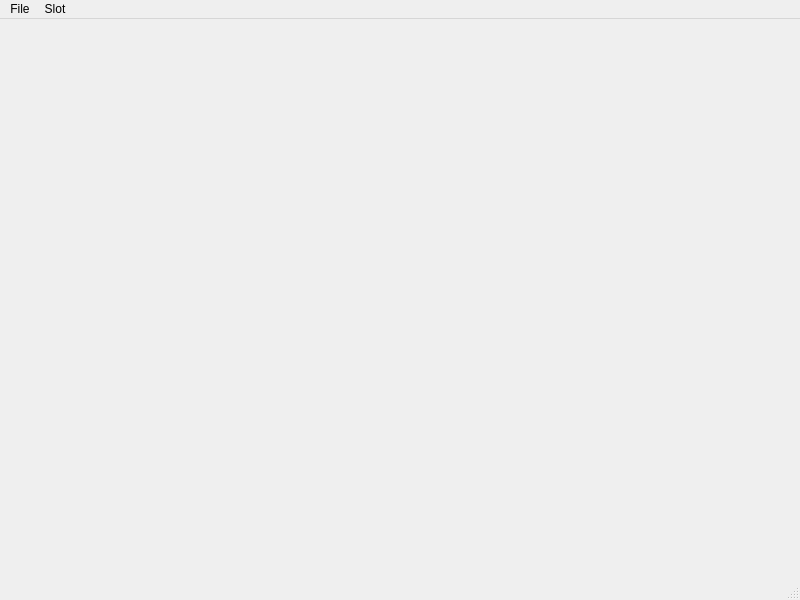
<?xml version="1.0" encoding="UTF-8"?>
<ui version="4.0">
 <class>MHWISaveEditor</class>
 <widget class="QMainWindow" name="MHWISaveEditor">
  <property name="geometry">
   <rect>
    <x>0</x>
    <y>0</y>
    <width>800</width>
    <height>600</height>
   </rect>
  </property>
  <property name="windowTitle">
   <string>MHWISaveEditor</string>
  </property>
  <widget class="QWidget" name="centralwidget"/>
  <widget class="QMenuBar" name="menubar">
   <property name="geometry">
    <rect>
     <x>0</x>
     <y>0</y>
     <width>800</width>
     <height>22</height>
    </rect>
   </property>
   <widget class="QMenu" name="menuFile">
    <property name="title">
     <string>File</string>
    </property>
    <addaction name="actionOpen"/>
    <addaction name="actionSave"/>
    <addaction name="separator"/>
    <addaction name="actionOpenGameLocation"/>
    <addaction name="actionOpenSaveLocation"/>
    <addaction name="separator"/>
    <addaction name="actionRestore"/>
    <addaction name="actionBackup"/>
    <addaction name="separator"/>
    <addaction name="actionExit"/>
   </widget>
   <widget class="QMenu" name="menuSlot">
    <property name="title">
     <string>Slot</string>
    </property>
    <addaction name="separator"/>
   </widget>
   <addaction name="menuFile"/>
   <addaction name="menuSlot"/>
  </widget>
  <widget class="QStatusBar" name="statusbar"/>
  <action name="actionOpen">
   <property name="text">
    <string>Open</string>
   </property>
   <property name="shortcut">
    <string>Ctrl+O</string>
   </property>
  </action>
  <action name="actionSave">
   <property name="text">
    <string>Save</string>
   </property>
   <property name="shortcut">
    <string>Ctrl+S</string>
   </property>
  </action>
  <action name="actionBackup">
   <property name="text">
    <string>Backup</string>
   </property>
  </action>
  <action name="actionRestore">
   <property name="text">
    <string>Restore</string>
   </property>
  </action>
  <action name="actionExit">
   <property name="text">
    <string>Exit</string>
   </property>
  </action>
  <action name="actionOpenGameLocation">
   <property name="text">
    <string>Open game location</string>
   </property>
  </action>
  <action name="actionOpenSaveLocation">
   <property name="text">
    <string>Open save location</string>
   </property>
  </action>
 </widget>
 <resources/>
 <connections>
  <connection>
   <sender>actionOpen</sender>
   <signal>triggered()</signal>
   <receiver>MHWISaveEditor</receiver>
   <slot>Open()</slot>
   <hints>
    <hint type="sourcelabel">
     <x>-1</x>
     <y>-1</y>
    </hint>
    <hint type="destinationlabel">
     <x>399</x>
     <y>299</y>
    </hint>
   </hints>
  </connection>
  <connection>
   <sender>actionSave</sender>
   <signal>triggered()</signal>
   <receiver>MHWISaveEditor</receiver>
   <slot>Save()</slot>
   <hints>
    <hint type="sourcelabel">
     <x>-1</x>
     <y>-1</y>
    </hint>
    <hint type="destinationlabel">
     <x>399</x>
     <y>299</y>
    </hint>
   </hints>
  </connection>
  <connection>
   <sender>actionExit</sender>
   <signal>triggered()</signal>
   <receiver>MHWISaveEditor</receiver>
   <slot>close()</slot>
   <hints>
    <hint type="sourcelabel">
     <x>-1</x>
     <y>-1</y>
    </hint>
    <hint type="destinationlabel">
     <x>399</x>
     <y>299</y>
    </hint>
   </hints>
  </connection>
  <connection>
   <sender>actionBackup</sender>
   <signal>triggered()</signal>
   <receiver>MHWISaveEditor</receiver>
   <slot>Backup()</slot>
   <hints>
    <hint type="sourcelabel">
     <x>-1</x>
     <y>-1</y>
    </hint>
    <hint type="destinationlabel">
     <x>399</x>
     <y>299</y>
    </hint>
   </hints>
  </connection>
  <connection>
   <sender>actionRestore</sender>
   <signal>triggered()</signal>
   <receiver>MHWISaveEditor</receiver>
   <slot>Restore()</slot>
   <hints>
    <hint type="sourcelabel">
     <x>-1</x>
     <y>-1</y>
    </hint>
    <hint type="destinationlabel">
     <x>399</x>
     <y>299</y>
    </hint>
   </hints>
  </connection>
 </connections>
 <slots>
  <slot>Open()</slot>
  <slot>Save()</slot>
  <slot>Slot(int)</slot>
  <slot>Backup()</slot>
  <slot>Restore()</slot>
 </slots>
</ui>
